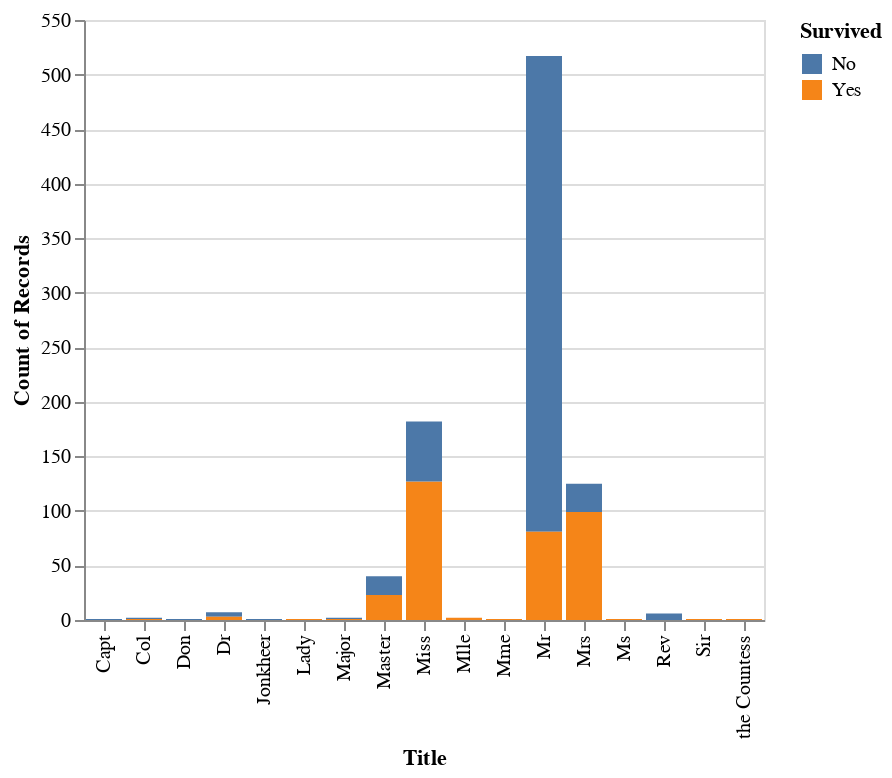

Source (notebook cell):
### Markdown cell above
### Revisit Visualizations
Now that you have the new columns in place. Revisit the pairwise comparison plots to see if the new columns reveal any interesting relationships.

### Code cell
# Enter the code needed to recheck the pairwise comparison.
title_survived = alt.Chart(titanic).mark_bar().encode(x="Title",y="count()", color="Survived")
title_survived

### Figure 1 — Vega-Lite specification as saved in the notebook (floating-point values rounded to 4 significant figures; data arrays with more than 128 entries replaced by an {"elided": "..."} marker saying what was removed)
{"config": {"view": {"continuousWidth": 400, "continuousHeight": 300}}, "data": {"name": "data-4752622ad81a47351765e15b7cd0ccd9"}, "mark": "bar", "encoding": {"color": {"field": "Survived", "type": "nominal"}, "x": {"field": "Title", "type": "nominal"}, "y": {"aggregate": "count", "type": "quantitative"}}, "$schema": "https://vega.github.io/schema/vega-lite/v4.17.0.json", "datasets": {"data-4752622ad81a47351765e15b7cd0ccd9": {"elided": "891 records"}}}
